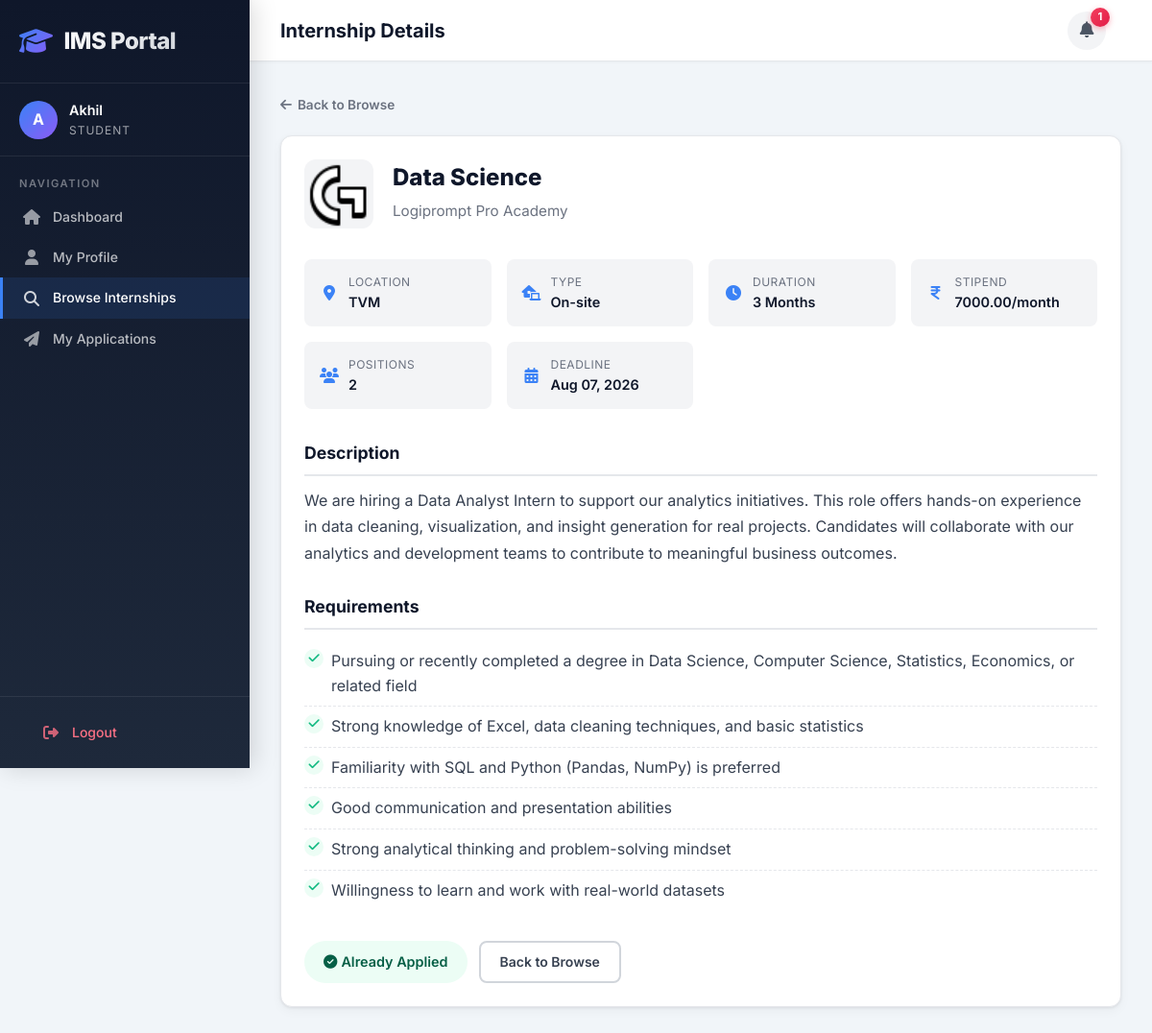
Screenshot of /students/internships/5/ (signed in) with the database file from the repository.
### accounts/models.py (models this page shows, shortened)
class User(AbstractUser):
    ROLE_CHOICES = (
        ('admin', 'Admin'),
        ('student', 'Student'),
        ('company', 'Company'),
    )
    email = models.EmailField(unique=True)
    role = models.CharField(max_length=10, choices=ROLE_CHOICES)
    objects = CustomUserManager()
    REQUIRED_FIELDS = ['email']
    @property
    def is_admin(self):
        return self.role == 'admin'
    @property
    def is_student(self):
        return self.role == 'student'

### companies/models.py (models this page shows, shortened)
class Internship(models.Model):
    TYPE_CHOICES = (
        ('remote', 'Remote'),
        ('onsite', 'On-site'),
        ('hybrid', 'Hybrid'),
    )
    company = models.ForeignKey(CompanyProfile, on_delete=models.CASCADE, related_name='internships')
    title = models.CharField(max_length=200)
    description = models.TextField()
    requirements = models.TextField()
    location = models.CharField(max_length=200)
    internship_type = models.CharField(max_length=10, choices=TYPE_CHOICES)
    duration = models.CharField(max_length=50)
    stipend = models.DecimalField(max_digits=10, decimal_places=2, null=True, blank=True)
    positions_available = models.IntegerField(default=1)
    application_deadline = models.DateField()
    is_approved = models.BooleanField(default=True, help_text='Internships go live immediately when posted')
    is_active = models.BooleanField(default=True)
    created_at = models.DateTimeField(auto_now_add=True)
    updated_at = models.DateTimeField(auto_now=True)
    class Meta:
        ordering = ['-created_at']
    @property
    def requirements_list(self):
        items = []
        for line in self.requirements.splitlines():
            line = line.strip()
            if not line:
                continue
            for marker in ('- ', '• ', '* ', '· ', '– '):
                if line.startswith(marker):
                    line = line[len(marker):].strip()
                    break
            if line:
                items.append(line)
        return items

class CompanyProfile(models.Model):
    user = models.OneToOneField(settings.AUTH_USER_MODEL, on_delete=models.CASCADE, related_name='company_profile')
    company_name = models.CharField(max_length=200)
    industry = models.CharField(max_length=100, blank=True)
    website = models.URLField(blank=True)
    location = models.CharField(max_length=200, blank=True)
    description = models.TextField(blank=True)
    logo = models.ImageField(upload_to='company_logos/', blank=True, null=True)
    contact_email = models.EmailField(blank=True)
    contact_phone = models.CharField(max_length=20, blank=True)
    is_verified = models.BooleanField(default=False)
    created_at = models.DateTimeField(auto_now_add=True)
    updated_at = models.DateTimeField(auto_now=True)
    class Meta:
        ordering = ['-created_at']

### students/views.py (the view)
# urls.py: path('internships/<int:pk>/', views.internship_detail, name='internship_detail'),
@login_required
@student_required
def internship_detail(request, pk):
    internship = get_object_or_404(Internship, pk=pk, is_approved=True, is_active=True, company__is_verified=True)
    profile = request.user.student_profile
    has_applied = Application.objects.filter(student=profile, internship=internship).exists()
    return render(request, 'students/internship_detail.html', {
        'internship': internship,
        'has_applied': has_applied,
        'profile': profile,
    })

### students/context_processors.py (called while the page is built)
def unread_notifications_count(request):
    if request.user.is_authenticated and request.user.is_student:
        count = request.user.notifications.filter(is_read=False).count()
        return {'unread_notifications_count': count}
    return {'unread_notifications_count': 0}

### templates/students/internship_detail.html (shortened to what this page needs)
{% extends 'base.html' %}
{% block page_title %}Internship Details{% endblock %}
{% block content %}
<a href="{% url 'students:browse_internships' %}" class="back-link"><i class="fas fa-arrow-left"></i> Back to Browse</a>
<div class="card">
    <div class="card-body">
        <div class="detail-header">
            <div class="detail-logo">
                {% if internship.company.logo %}
                <img src="{{ internship.company.logo.url }}" alt="{{ internship.company.company_name }}">
                {% else %}
                <i class="fas fa-building"></i>
                {% endif %}
            </div>
            <div class="detail-title">
                <h1>{{ internship.title }}</h1>
                <p>{{ internship.company.company_name }}</p>
            </div>
        </div>
        <div class="detail-info-grid">
            <div class="detail-info-item">
                <i class="fas fa-map-marker-alt"></i>
                <div>
                    <div class="label">Location</div>
                    <div class="value">{{ internship.location }}</div>
                </div>
            </div>
            <div class="detail-info-item">
                <i class="fas fa-laptop-house"></i>
                <div>
                    <div class="label">Type</div>
                    <div class="value">{{ internship.get_internship_type_display }}</div>
                </div>
            </div>
            <div class="detail-info-item">
                <i class="fas fa-clock"></i>
                <div>
                    <div class="label">Duration</div>
                    <div class="value">{{ internship.duration }}</div>
                </div>
            </div>
            <div class="detail-info-item">
                <i class="fas fa-indian-rupee-sign"></i>
                <div>
                    <div class="label">Stipend</div>
                    <div class="value">{% if internship.stipend %}{{ internship.stipend }}/month{% else %}Unpaid{% endif %}</div>
                </div>
            </div>
            <div class="detail-info-item">
                <i class="fas fa-users"></i>
                <div>
                    <div class="label">Positions</div>
                    <div class="value">{{ internship.positions_available }}</div>
                </div>
            </div>
            <div class="detail-info-item">
                <i class="fas fa-calendar-alt"></i>
                <div>
                    <div class="label">Deadline</div>
                    <div class="value">{{ internship.application_deadline|date:"M d, Y" }}</div>
                </div>
            </div>
        </div>
        <div class="detail-section">
            <h2>Description</h2>
            <div>{{ internship.description|linebreaksbr }}</div>
        </div>
        <div class="detail-section">
            <h2>Requirements</h2>
            {% if internship.requirements_list %}
            <ul class="requirements-list">
                {% for req in internship.requirements_list %}
                <li>{{ req }}</li>
                {% endfor %}
            </ul>
            {% else %}
            <div>{{ internship.requirements|linebreaksbr }}</div>
            {% endif %}
        </div>
        <div class="detail-actions">
            {% if has_applied %}
            <span class="badge badge-active" style="font-size: 0.9rem; padding: 10px 20px;"><i class="fas fa-check-circle"></i> Already Applied</span>
            {% elif internship.is_expired %}
            <span class="badge badge-rejected" style="font-size: 0.9rem; padding: 10px 20px;"><i class="fas fa-times-circle"></i> Applications Closed</span>
            {% else %}
            <a href="{% url 'students:apply_internship' internship.pk %}" class="btn btn-primary btn-lg"><i class="fas fa-paper-plane"></i> Apply Now</a>
            {% endif %}
            <a href="{% url 'students:browse_internships' %}" class="btn btn-outline">Back to Browse</a>
        </div>
    </div>
</div>
{% endblock %}

### templates/base.html (shortened to what this page needs)
{% load static %}
<!DOCTYPE html>
<html lang="en">
<head>
    <link rel="stylesheet" href="https://cdnjs.cloudflare.com/ajax/libs/font-awesome/6.5.1/css/all.min.css">
    <link rel="stylesheet" href="{% static 'css/style.css' %}">
</head>
<body>
    {% if user.is_authenticated %}
    <div class="app-layout">
        <aside class="sidebar">
            <div class="sidebar-header">
                <div class="sidebar-logo">
                    <i class="fas fa-graduation-cap"></i>
                    <span>IMS Portal</span>
                </div>
            </div>
            <div class="sidebar-user">
                <div class="sidebar-user-info">
                    <div class="sidebar-user-avatar">{{ user.username|make_list|first|upper }}</div>
                    <div class="sidebar-user-details">
                        <div class="sidebar-username">{{ user.username }}</div>
                        <div class="sidebar-role">{{ user.get_role_display }}</div>
                    </div>
                </div>
            </div>
            <nav class="sidebar-nav">
                <div class="sidebar-nav-section">Navigation</div>
                {% if user.is_admin %}
                <a href="{% url 'dashboard:admin_dashboard' %}" class="sidebar-link"><i class="fas fa-chart-pie"></i> Dashboard</a>
                <a href="{% url 'dashboard:manage_students' %}" class="sidebar-link"><i class="fas fa-user-graduate"></i> Students</a>
                <a href="{% url 'dashboard:manage_companies' %}" class="sidebar-link"><i class="fas fa-building"></i> Companies</a>
                <a href="{% url 'dashboard:manage_internships' %}" class="sidebar-link"><i class="fas fa-briefcase"></i> Internships</a>
                <a href="{% url 'dashboard:manage_applications' %}" class="sidebar-link"><i class="fas fa-file-alt"></i> Applications</a>
                <a href="{% url 'dashboard:reports' %}" class="sidebar-link"><i class="fas fa-chart-bar"></i> Reports</a>
                {% elif user.is_student %}
                <a href="{% url 'students:dashboard' %}" class="sidebar-link"><i class="fas fa-home"></i> Dashboard</a>
                <a href="{% url 'students:profile' %}" class="sidebar-link"><i class="fas fa-user"></i> My Profile</a>
                <a href="{% url 'students:browse_internships' %}" class="sidebar-link"><i class="fas fa-search"></i> Browse Internships</a>
                <a href="{% url 'students:my_applications' %}" class="sidebar-link"><i class="fas fa-paper-plane"></i> My Applications</a>
                {% endif %}
            </nav>
            <div class="sidebar-footer">
                <a href="{% url 'accounts:logout' %}" class="sidebar-link logout-link"><i class="fas fa-sign-out-alt"></i> Logout</a>
            </div>
        </aside>
        <div class="main-content">
            <header class="topbar">
                <h1 class="topbar-title">{% block page_title %}Dashboard{% endblock %}</h1>
                <div style="display:flex; align-items:center; gap:16px;">
                    {% if user.is_student %}
                    <a href="{% url 'students:notifications' %}" class="notification-bell" title="Notifications">
                        <i class="fas fa-bell"></i>
                        {% if unread_notifications_count %}
                        <span class="notification-badge">{{ unread_notifications_count }}</span>
                        {% endif %}
                    </a>
                    {% endif %}
                </div>
            </header>
            <main class="content-area">
    {% endif %}
    {% block content %}{% endblock %}
    </main>
    {% if user.is_authenticated %}
        </div>
    </div>
    {% endif %}
</body>
</html>

### rows the page displays
User: username|make_list "A", username "Akhil", role "STUDENT"
Internship: company.logo (picture), title "Data Science", company.company_name "Logiprompt Pro Academy", location "TVM", internship_type "On-site", duration "3 Months", stipend "7000.00", positions_available "2", application_deadline "Aug 07, 2026", description "We are hiring a Data Analyst Intern to support our analytics initiatives. This role offers hands-on experience in data cleaning, visualization, and insight generation for real projects. Candidates will collaborate with our analytics and development teams to contribute to meaningful business outcomes."

### other values shown
{{ unread_notifications_count }} "1"
{{ req }} "Pursuing or recently completed a degree in Data Science, Computer Science, Statistics, Economics, or related field" "Strong knowledge of Excel, data cleaning techniques, and basic statistics" "Familiarity with SQL and Python (Pandas, NumPy) is preferred" "Good communication and presentation abilities" "Strong analytical thinking and problem-solving mindset" "Willingness to learn and work with real-world datasets"
